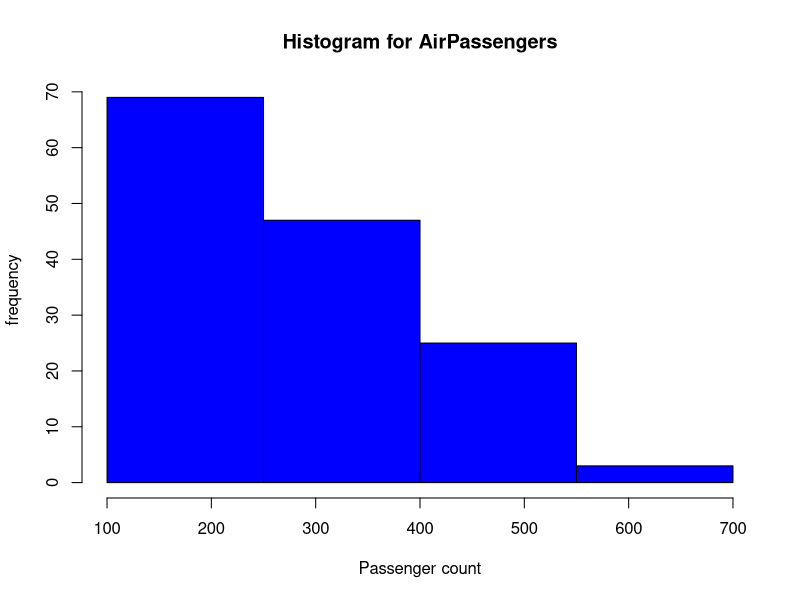

Recreate this plot in R.
data<-("AirPassengers")
hist(AirPassengers,breaks = seq(100,700,by=150),col="blue",main="Histogram for AirPassengers",xlab="Passenger count",ylab="frequency")